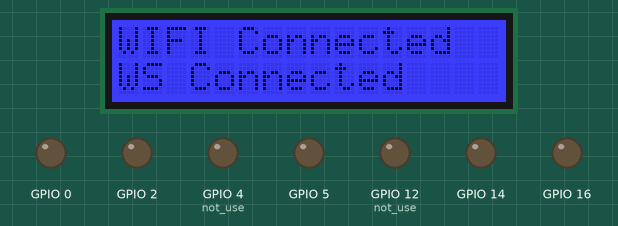
Recording of a sketch running on a simulated ESP8266 (NodeMCU). Shown: 16×2 character LCD, output pins drawn as LEDs (lit = HIGH). WiFi joins after 1.5 s; servers stay silent unless stated; what the sketch prints to the serial monitor is not drawn.

Above: at 2.4 s.

The sketch:

Esp8266_Client.ino
```cpp
/*
	Esp8266 Websockets Client

	This sketch:
        1. Connects to a WiFi network
        2. Connects to a Websockets server
        3. Sends the websockets server a message ("Hello Server")
        4. Prints all incoming messages while the connection is open

	Hardware:
        For this sketch you only need an ESP8266 board.

	Created 15/02/2019
	By Gil Maimon
	https://github.com/gilmaimon/ArduinoWebsockets

*/

#include <ArduinoWebsockets.h>
#include <ESP8266WiFi.h>
#include <Wire.h>
#include "rgb_lcd.h"

const char* ssid = "PhongPhuong"; //Enter SSID
const char* password = "12345678900"; //Enter Password
const char* websockets_server_host = "wss://realtime.gorokiapp.com"; //Enter server adress
const uint16_t websockets_server_port = 443; // Enter server port
const char* ID_AREA="6455ede79c15beda76d5391c";

using namespace websockets;

WebsocketsClient client;

//lcd
rgb_lcd lcd;

const int colorR = 0;
const int colorG = 0;
const int colorB = 255;

void setup() {
  Serial.begin(9600);

  // lcd.begin(16, 2);
  // lcd.setRGB(colorR, colorG, colorB);

  //pin led
  pinMode(0, OUTPUT);
  pinMode(2, OUTPUT);
  pinMode(4, OUTPUT); //not use
  pinMode(5, OUTPUT);
  pinMode(12, OUTPUT); //not use
  pinMode(14, OUTPUT);
  pinMode(16, OUTPUT);
  // Connect to wifi
  WiFi.begin(ssid, password);

  // Wait some time to connect to wifi
  for(int i = 0; i < 10 && WiFi.status() != WL_CONNECTED; i++) {
      Serial.print(".");
      delay(1000);
  }

  // Check if connected to wifi
  if(WiFi.status() != WL_CONNECTED) {
    lcd.begin(16, 2);
    lcd.setRGB(colorR, colorG, colorB);
    Serial.println("No Wifi!");
    lcd.print("No Wifi!");
    return;
  }

  lcd.begin(16, 2);
  lcd.setRGB(colorR, colorG, colorB);
  lcd.print("WIFI Connected");
  Serial.println("Connected to Wifi, Connecting to server.");
  // try to connect to Websockets server
  connectWebSocket();
}

void loop() {
  //let the websockets client check for incoming messages
  if(client.available()) {
      client.poll();
  }

  delay(500);

  // // run callback when messages are received
  onMessage();
}

void connectWebSocket(){
  bool connected = client.connect(websockets_server_host);
  if(connected) {
      Serial.println("Connected!");
      lcd.setCursor(0, 1);
      lcd.print("              ");
      lcd.setCursor(0, 1);
      lcd.print("WS Connected");
  } else {
      Serial.println("Not Connected!");
  }
}

void onMessage(){
  client.onMessage([&](WebsocketsMessage message) {
    Serial.print("Got Message: ");
    Serial.println(message.data());

      //led 0
      if (message.data() == String(ID_AREA) + ";0;0"){
        Serial.println(0);
        digitalWrite(0, LOW);
        lcd.setCursor(0, 1);
        lcd.print("              ");
        lcd.setCursor(0, 1);
        lcd.print("0: OFF");
      }else if (message.data() == String(ID_AREA) + ";0;1"){
        Serial.println(1);
        digitalWrite(0, HIGH);
        lcd.setCursor(0, 1);
        lcd.print("              ");
        lcd.setCursor(0, 1);
        lcd.print("0: ON");
      }else if (message.data() == String(ID_AREA) + ";2;0"){  //led 2
        Serial.println(0);
        digitalWrite(2, LOW);
        lcd.setCursor(0, 1);
        lcd.print("              ");
        lcd.setCursor(0, 1);
        lcd.print("2: OFF");
      }else if (message.data() == String(ID_AREA) + ";2;1"){
        Serial.println(1);
        digitalWrite(2, HIGH);
        lcd.setCursor(0, 1);
        lcd.print("              ");
        lcd.setCursor(0, 1);
        lcd.print("2: ON");
      } else if (message.data() == String(ID_AREA) + ";4;0"){ //led 4
        Serial.println(0);
        digitalWrite(4, LOW);
        lcd.setCursor(0, 1);
        lcd.print("              ");
        lcd.setCursor(0, 1);
        lcd.print("4: OFF");
      } else if (message.data() == String(ID_AREA) + ";4;1"){
        Serial.println(1);
        digitalWrite(4, HIGH);
        lcd.setCursor(0, 1);
        lcd.print("4: ON");
      } else if (message.data() == String(ID_AREA) + ";5;0"){ //led 5
        Serial.println(0);
        digitalWrite(5, LOW);
        lcd.setCursor(0, 1);
        lcd.print("              ");
        lcd.setCursor(0, 1);
        lcd.print("5: OFF");
      } else if (message.data() == String(ID_AREA) + ";5;1"){
        Serial.println(1);
        digitalWrite(5, HIGH);
        lcd.setCursor(0, 1);
        lcd.print("              ");
        lcd.setCursor(0, 1);
        lcd.print("5: ON");
      } else if (message.data() == String(ID_AREA) + ";12;0"){ //led 12
        Serial.println(0);
        digitalWrite(12, LOW);
        lcd.setCursor(0, 1);
        lcd.print("              ");
        lcd.setCursor(0, 1);
        lcd.print("12: OFF");
      } else if (message.data() == String(ID_AREA) + ";12;1"){
        Serial.println(1);
        digitalWrite(12, HIGH);
        lcd.setCursor(0, 1);
        lcd.print("              ");
        lcd.setCursor(0, 1);
        lcd.print("12: ON");
      } else if (message.data() == String(ID_AREA) + ";14;0"){ //led 14
        Serial.println(0);
        digitalWrite(14, LOW);
        lcd.setCursor(0, 1);
        lcd.print("              ");
        lcd.setCursor(0, 1);
        lcd.print("14: OFF");
      } else if (message.data() == String(ID_AREA) + ";14;1"){
        Serial.println(1);
        digitalWrite(14, HIGH);
        lcd.setCursor(0, 1);
        lcd.print("              ");
        lcd.setCursor(0, 1);
        lcd.print("14: ON");
      } else if (message.data() == String(ID_AREA) + ";16;0"){ //led 16
        Serial.println(0);
        digitalWrite(16, LOW);
        lcd.setCursor(0, 1);
        lcd.print("              ");
        lcd.setCursor(0, 1);
        lcd.print("16: OFF");
      } else if (message.data() == String(ID_AREA) + ";16;1"){
        Serial.println(1);
        digitalWrite(16, HIGH);
        lcd.setCursor(0, 1);
        lcd.print("              ");
        lcd.setCursor(0, 1);
        lcd.print("16: ON");
      }
  });
}
```
